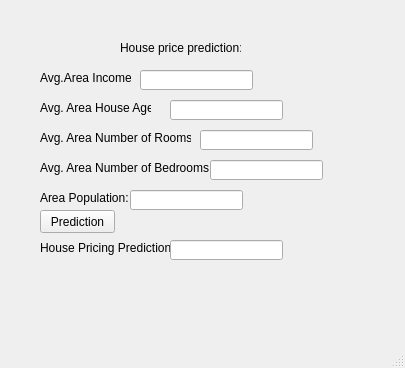
<?xml version="1.0" encoding="UTF-8"?>
<ui version="4.0">
 <class>MainWindow</class>
 <widget class="QMainWindow" name="MainWindow">
  <property name="geometry">
   <rect>
    <x>0</x>
    <y>0</y>
    <width>405</width>
    <height>368</height>
   </rect>
  </property>
  <property name="windowTitle">
   <string>MainWindow</string>
  </property>
  <widget class="QWidget" name="centralwidget">
   <widget class="QLabel" name="label">
    <property name="geometry">
     <rect>
      <x>120</x>
      <y>40</y>
      <width>121</width>
      <height>16</height>
     </rect>
    </property>
    <property name="text">
     <string>House price prediction:</string>
    </property>
   </widget>
   <widget class="QLabel" name="label_2">
    <property name="geometry">
     <rect>
      <x>40</x>
      <y>70</y>
      <width>91</width>
      <height>16</height>
     </rect>
    </property>
    <property name="text">
     <string>Avg.Area Income:</string>
    </property>
   </widget>
   <widget class="QLabel" name="label_3">
    <property name="geometry">
     <rect>
      <x>40</x>
      <y>100</y>
      <width>111</width>
      <height>16</height>
     </rect>
    </property>
    <property name="text">
     <string>Avg. Area House Age</string>
    </property>
   </widget>
   <widget class="QLabel" name="label_4">
    <property name="geometry">
     <rect>
      <x>40</x>
      <y>130</y>
      <width>151</width>
      <height>16</height>
     </rect>
    </property>
    <property name="text">
     <string>Avg. Area Number of Rooms:</string>
    </property>
   </widget>
   <widget class="QLabel" name="label_5">
    <property name="geometry">
     <rect>
      <x>40</x>
      <y>160</y>
      <width>181</width>
      <height>16</height>
     </rect>
    </property>
    <property name="text">
     <string>Avg. Area Number of Bedrooms:</string>
    </property>
   </widget>
   <widget class="QLabel" name="label_6">
    <property name="geometry">
     <rect>
      <x>40</x>
      <y>190</y>
      <width>91</width>
      <height>16</height>
     </rect>
    </property>
    <property name="text">
     <string>Area Population:</string>
    </property>
   </widget>
   <widget class="QLabel" name="label_7">
    <property name="geometry">
     <rect>
      <x>40</x>
      <y>240</y>
      <width>131</width>
      <height>16</height>
     </rect>
    </property>
    <property name="text">
     <string>House Pricing Prediction:</string>
    </property>
   </widget>
   <widget class="QLineEdit" name="lineEdit">
    <property name="geometry">
     <rect>
      <x>140</x>
      <y>70</y>
      <width>113</width>
      <height>20</height>
     </rect>
    </property>
   </widget>
   <widget class="QLineEdit" name="lineEdit_2">
    <property name="geometry">
     <rect>
      <x>170</x>
      <y>100</y>
      <width>113</width>
      <height>20</height>
     </rect>
    </property>
   </widget>
   <widget class="QLineEdit" name="lineEdit_3">
    <property name="geometry">
     <rect>
      <x>200</x>
      <y>130</y>
      <width>113</width>
      <height>20</height>
     </rect>
    </property>
   </widget>
   <widget class="QLineEdit" name="lineEdit_4">
    <property name="geometry">
     <rect>
      <x>210</x>
      <y>160</y>
      <width>113</width>
      <height>20</height>
     </rect>
    </property>
   </widget>
   <widget class="QLineEdit" name="lineEdit_5">
    <property name="geometry">
     <rect>
      <x>130</x>
      <y>190</y>
      <width>113</width>
      <height>20</height>
     </rect>
    </property>
   </widget>
   <widget class="QLineEdit" name="lineEdit_6">
    <property name="geometry">
     <rect>
      <x>170</x>
      <y>240</y>
      <width>113</width>
      <height>20</height>
     </rect>
    </property>
   </widget>
   <widget class="QPushButton" name="pushButton">
    <property name="geometry">
     <rect>
      <x>40</x>
      <y>210</y>
      <width>75</width>
      <height>23</height>
     </rect>
    </property>
    <property name="text">
     <string>Prediction</string>
    </property>
   </widget>
  </widget>
  <widget class="QMenuBar" name="menubar">
   <property name="geometry">
    <rect>
     <x>0</x>
     <y>0</y>
     <width>405</width>
     <height>22</height>
    </rect>
   </property>
  </widget>
  <widget class="QStatusBar" name="statusbar"/>
 </widget>
 <resources/>
 <connections/>
</ui>
